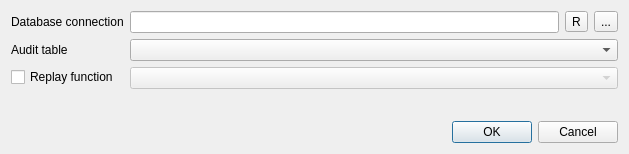
<?xml version="1.0" encoding="UTF-8"?>
<ui version="4.0">
 <class>Dialog</class>
 <widget class="QDialog" name="Dialog">
  <property name="geometry">
   <rect>
    <x>0</x>
    <y>0</y>
    <width>629</width>
    <height>154</height>
   </rect>
  </property>
  <property name="windowTitle">
   <string>Project configuration</string>
  </property>
  <layout class="QVBoxLayout" name="verticalLayout">
   <item>
    <layout class="QFormLayout" name="formLayout">
     <item row="0" column="0">
      <widget class="QLabel" name="label_3">
       <property name="text">
        <string>Database connection</string>
       </property>
      </widget>
     </item>
     <item row="1" column="0">
      <widget class="QLabel" name="label_4">
       <property name="text">
        <string>Audit table</string>
       </property>
      </widget>
     </item>
     <item row="1" column="1">
      <widget class="QComboBox" name="auditTableCombo"/>
     </item>
     <item row="0" column="1">
      <layout class="QHBoxLayout" name="horizontalLayout">
       <item>
        <widget class="QLineEdit" name="dbConnectionText"/>
       </item>
       <item>
        <widget class="QToolButton" name="reloadBtn">
         <property name="text">
          <string>R</string>
         </property>
        </widget>
       </item>
       <item>
        <widget class="QToolButton" name="dbConnectionBtn">
         <property name="toolTip">
          <string>use existing PostgreSQL connection</string>
         </property>
         <property name="text">
          <string>...</string>
         </property>
        </widget>
       </item>
      </layout>
     </item>
     <item row="2" column="0">
      <widget class="QCheckBox" name="replayFunctionChk">
       <property name="text">
        <string>Replay function</string>
       </property>
       <property name="checked">
        <bool>false</bool>
       </property>
      </widget>
     </item>
     <item row="2" column="1">
      <widget class="QComboBox" name="replayFunctionCombo">
       <property name="enabled">
        <bool>false</bool>
       </property>
      </widget>
     </item>
    </layout>
   </item>
   <item>
    <widget class="QDialogButtonBox" name="buttonBox">
     <property name="orientation">
      <enum>Qt::Horizontal</enum>
     </property>
     <property name="standardButtons">
      <set>QDialogButtonBox::Cancel|QDialogButtonBox::Ok</set>
     </property>
    </widget>
   </item>
  </layout>
 </widget>
 <resources/>
 <connections>
  <connection>
   <sender>buttonBox</sender>
   <signal>accepted()</signal>
   <receiver>Dialog</receiver>
   <slot>accept()</slot>
   <hints>
    <hint type="sourcelabel">
     <x>248</x>
     <y>254</y>
    </hint>
    <hint type="destinationlabel">
     <x>157</x>
     <y>274</y>
    </hint>
   </hints>
  </connection>
  <connection>
   <sender>buttonBox</sender>
   <signal>rejected()</signal>
   <receiver>Dialog</receiver>
   <slot>reject()</slot>
   <hints>
    <hint type="sourcelabel">
     <x>316</x>
     <y>260</y>
    </hint>
    <hint type="destinationlabel">
     <x>286</x>
     <y>274</y>
    </hint>
   </hints>
  </connection>
  <connection>
   <sender>replayFunctionChk</sender>
   <signal>toggled(bool)</signal>
   <receiver>replayFunctionCombo</receiver>
   <slot>setEnabled(bool)</slot>
   <hints>
    <hint type="sourcelabel">
     <x>78</x>
     <y>88</y>
    </hint>
    <hint type="destinationlabel">
     <x>389</x>
     <y>91</y>
    </hint>
   </hints>
  </connection>
 </connections>
</ui>
